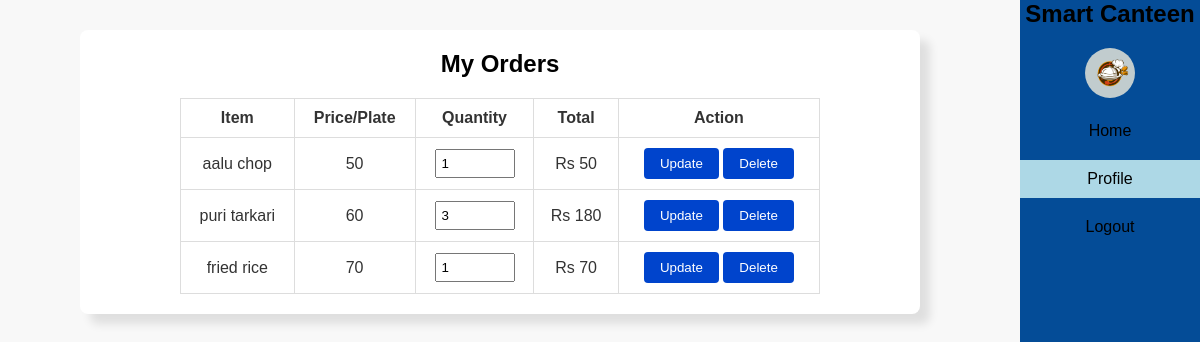
Page /profile/ (signed in) on the committed database.
### base/models.py (models this page shows, shortened)
class Orders(models.Model):
    user = models.ForeignKey(
        CustomUser,
        on_delete=models.CASCADE,
    )
    menu_item = models.ForeignKey(FoodItem, on_delete=models.CASCADE)
    order_date = models.DateField(auto_now_add=True)
    order_time = models.TimeField(null=True, blank=True)
    quantity = models.PositiveIntegerField(default=1)
    status = models.BooleanField(default=False)
    class Meta:
        verbose_name = "Order"
        verbose_name_plural = "Orders"
        ordering = ["order_date"]
    def total_cost(self):
        return self.menu_item.price * self.quantity

class FoodItem(models.Model):
    name = models.CharField(max_length=100)
    price = models.IntegerField()
    available = models.BooleanField(default=True)

### base/decorators.py (the view)
    def wrap(request, *args, **kwargs):
        user = request.user
        if not hasattr(user, "student") and not hasattr(user, "administration"):
            return redirect("login")
        if hasattr(user, "administration"):
            admin = user.administration
            if admin.user_type == "Admin":
                return redirect("canteen_admin")
            elif admin.user_type == "Staff":
                return redirect("staff")
        return function(request, *args, **kwargs)

### base/views.py (called while the page is built)
@login_required(login_url="login")
@check_student_teacher
def profile(request):
    orders = Orders.objects.filter(user=request.user)
    return render(request, "profile.html", {"orders": orders})

### base/templates/profile.html (shortened to what this page needs)
{% extends "base/base.html" %}
{% load static %}
{% block content %}
<div class="orders">
    <h2>My Orders</h2>
    <table>
        <thead>
            <tr>
                <th>Item</th>
                <th>Price/Plate</th>
                <th>Quantity</th>
                <th>Total</th>
                <th>Action</th>
            </tr>
        </thead>
        <tbody>
            {% for order in orders %}
            <tr>
                <td>{{ order.menu_item.name }}</td>
                <td>{{ order.menu_item.price }}</td>
                <form action="{% url 'update_order' order.id %}" method="POST">
                    <td><input type="number" name="quantity" value="{{ order.quantity }}" min="1"></td>
                    <td>Rs {{ order.total_cost }}</td>
                    <td>
                        <button type="submit">Update</button>
                        <button><a href="{% url 'delete_order' order.id %}">Delete</a></button>
                    </td>
                </form>
            </tr>
            {% endfor %}
        </tbody>
    </table>
</div>
{% endblock %}

### static/styles/styles1.css (style rules this page uses)
body { font-family: inherit; background-color: #f8f8f8; color: #333; }
.menu, .orders, .routine, .user-section, .user { width: 70%; margin: 30px 0 0 80px; background-color: #fff; padding: 20px; border-radius: 8px; box-shadow: 10px 10px 10px rgba(0, 0, 0, 0.1); }
h2 { text-align: center; margin-bottom: 20px; color: black; }
table { margin-top: 20px; width: 80%; border-collapse: collapse; margin-left: auto; margin-right: auto; }
th, td { padding: 10px; border: 1px solid #ddd; text-align: center; }
th { font-weight: bold; }
button { background-color: #0044cc; color: #fff; border: none; padding: 8px 16px; border-radius: 4px; cursor: pointer; }
button a { color: #fff; text-decoration: none; }
input[type="number"], input[type="time"] { width: 80px; padding: 5px; }
* { margin: 0; padding: 0; font-family: 'Poppins', sans-serif; box-sizing: border-box; }

### rows in the picture
Orders: menu_item.name "aalu chop", menu_item.price "50", quantity "1", total_cost "50"
Orders: menu_item.name "puri tarkari", menu_item.price "60", quantity "3", total_cost "180"
Orders: menu_item.name "fried rice", menu_item.price "70", quantity "1", total_cost "70"
